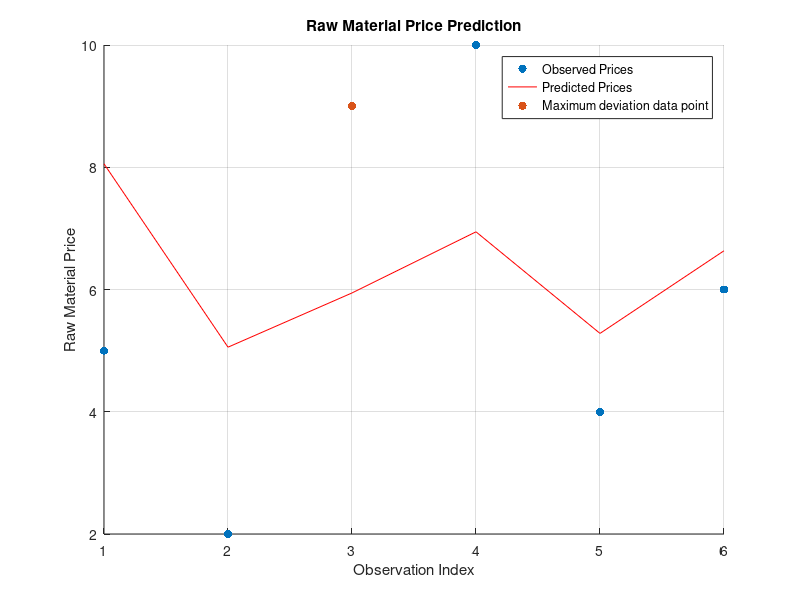

Here is the MATLAB script that generated this plot:
% Luigi Vanacore 48543518
clc
clear
close all

%% Vectors set up

Z=[5;2;9;10;4;6];       % vector of obsrved prices of raw material

X=[9;13;17;8;10;15];    % vector of observed quantity of product A sold

Y=[1;8;3;5;9;2];        % vector of observed quantity of product B sold

%% linprog usage

f=[0;0;0;1]; % coefficients of the optimisation variables in the objective function

% Definition of inequalities constraints
uno=ones(6,1);

A=[-X,-Y,-uno,-uno;
   +X,+Y,+uno,-uno];
b=[-Z;Z];

% Optimisation
theta=linprog(f,A,b);

%% Results

% Extract optimised parameters from theta
a = theta(1);
b = theta(2);
c = theta(3);

% Calculate predicted values using the optimised parameters
predictedZ = a*X + b*Y + c;

% Calculate residuals (deviations)
residuals = Z - predictedZ;

% Calculate the maximum absolute deviation
maxDeviation = max(abs(residuals));

% Display the optimized parameters and maximum deviation
disp('Optimized Parameters:');
disp(['a: ', num2str(a)]);
disp(['b: ', num2str(b)]);
disp(['c: ', num2str(c)]);
disp(['Maximum Deviation: ', num2str(maxDeviation)]);

%% Visualisation
figure;
hold on;
title('Raw Material Price Prediction');
xlabel('Observation Index');
ylabel('Raw Material Price');

% Plot observed prices
scatter(1:length(Z), Z, 'filled');

% Plot predicted prices
plot(1:length(predictedZ), predictedZ, '-r');
grid on;
hold off;

% Highlight the observation with the maximum deviation
[~, idxMaxDev] = max(abs(residuals));
hold on;
scatter(idxMaxDev, Z(idxMaxDev), 'filled'); % Highlight in plot the mximum deviation point
legend('Observed Prices', 'Predicted Prices','Maximum deviation data point', 'Location', 'best');
hold off;